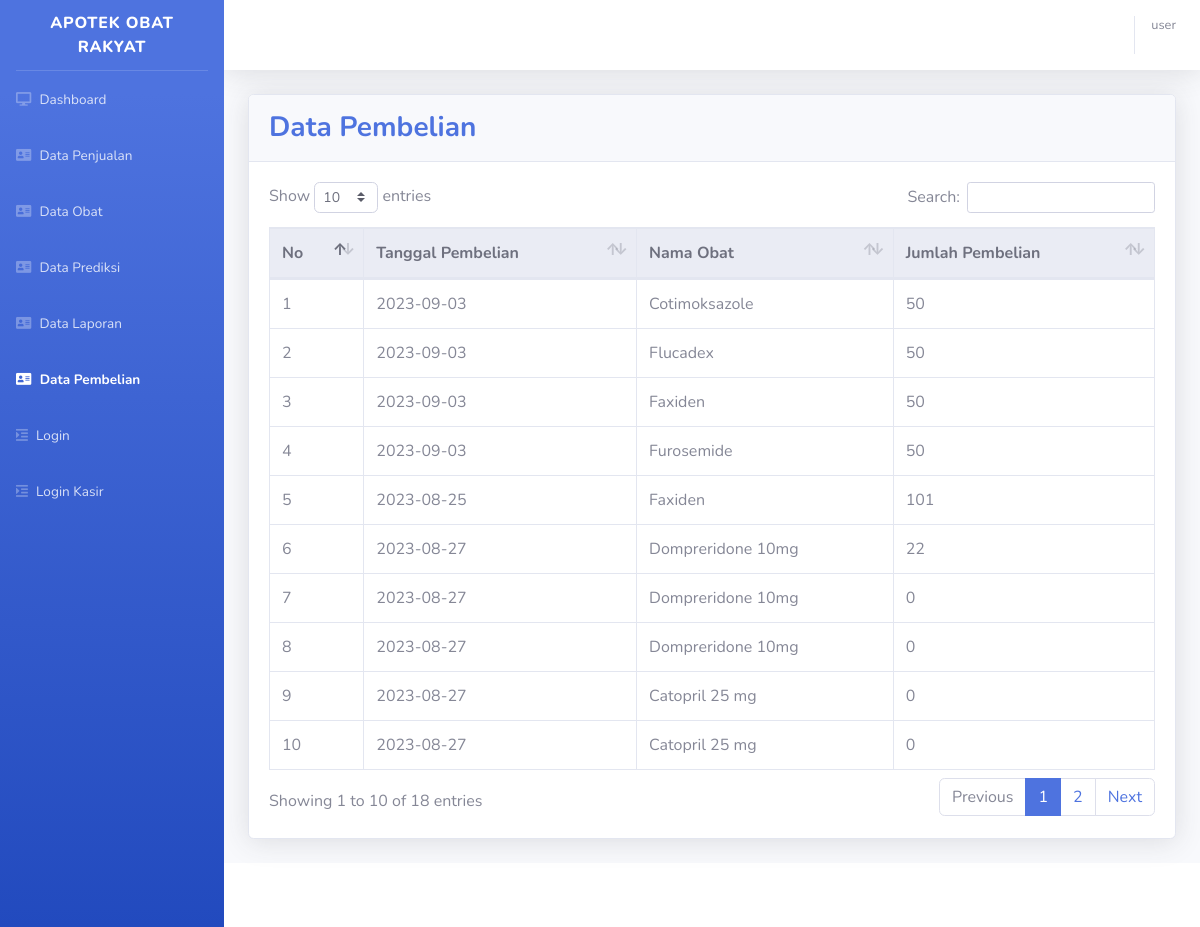
Page /datapembelian.php on the committed database.
### tables this page shows
CREATE TABLE `data_pembelian` (
  `id_pembelian` int(11) NOT NULL,
  `tanggal_pembelian` date NOT NULL,
  `nama_obat` varchar(100) NOT NULL,
  `jumlah_pembelian` int(100) NOT NULL
);

### datapembelian.php (the view, shortened to what this page needs)
<?php
include 'header.php';
?>
<div class="container-fluid">
  <div class="card shadow mb-4">
    <div class="card-header py-3">
      <h3 class="m-0 font-weight-bold text-primary">
        Data Pembelian
      </h3>
    </div>
    <div class="card-body">
      <div class="table-responsive">
        <table class="table table-bordered" id="dataTable" width="100%" cellspacing="0">
        <thead class="thead-light">
            <tr>
              <th>No</th>
              <th>Tanggal Pembelian</th>
              <th>Nama Obat</th>
              <th>Jumlah Pembelian</th>
            </tr>
          </thead>
          <tbody>
            <?php $no = 1;
            $q = mysqli_query($conn, "SELECT * FROM data_pembelian ORDER BY id_pembelian DESC");
            while ($data = mysqli_fetch_assoc($q)) : ?>
              <tr >
                <td><?= $no; ?></td>
                <td><?= $data["tanggal_pembelian"]; ?></td>
                <td><?= $data["nama_obat"]; ?></td>
                <td><?= $data["jumlah_pembelian"]; ?></td>
              </tr>
              <?php $no++; ?>
            <?php endwhile; ?>
          </tbody>
        </table>
      </div>
    </div>
  </div>
</div>
</div>
<?php include 'footer.php'; ?>

### rows in the picture
data_pembelian: tanggal_pembelian "2023-09-03", nama_obat "Cotimoksazole", jumlah_pembelian "50"
data_pembelian: tanggal_pembelian "2023-09-03", nama_obat "Flucadex", jumlah_pembelian "50"
data_pembelian: tanggal_pembelian "2023-09-03", nama_obat "Faxiden", jumlah_pembelian "50"
data_pembelian: tanggal_pembelian "2023-09-03", nama_obat "Furosemide", jumlah_pembelian "50"
data_pembelian: tanggal_pembelian "2023-08-25", nama_obat "Faxiden", jumlah_pembelian "101"
data_pembelian: tanggal_pembelian "2023-08-27", nama_obat "Dompreridone 10mg", jumlah_pembelian "22"
data_pembelian: tanggal_pembelian "2023-08-27", nama_obat "Dompreridone 10mg", jumlah_pembelian "0"
data_pembelian: tanggal_pembelian "2023-08-27", nama_obat "Dompreridone 10mg", jumlah_pembelian "0"
data_pembelian: tanggal_pembelian "2023-08-27", nama_obat "Catopril 25 mg", jumlah_pembelian "0"
data_pembelian: tanggal_pembelian "2023-08-27", nama_obat "Catopril 25 mg", jumlah_pembelian "0"

### other values in the picture
$nama "user"
